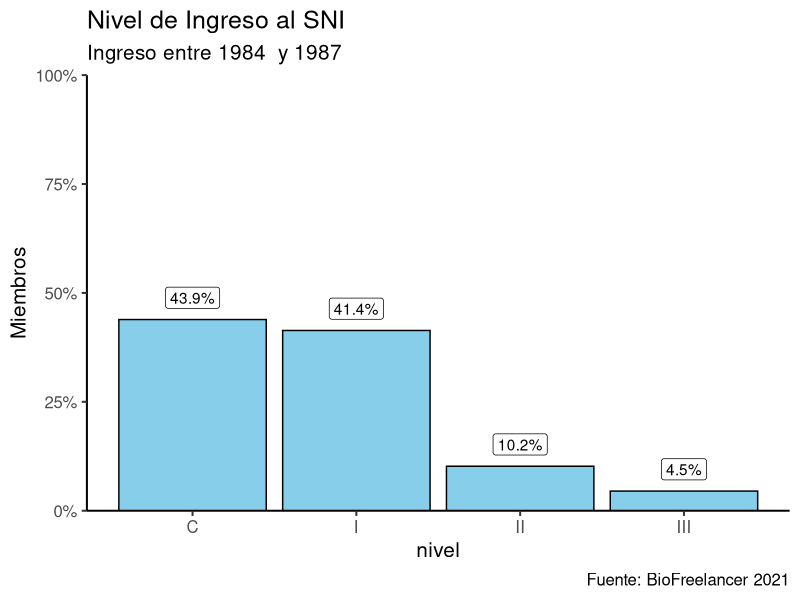

Here is the R script that generated this plot:
## ---- chunk 1
library("dplyr")
library("ggplot2")
library("scales")

inicio <- 1984
fin <- 1987

# cargar data
comienzos <- read.csv( file = "inicios_SNI.csv" )

# data handling
filtrado <- comienzos %>%
  filter( anio >= inicio,
          anio <= fin ) %>%
  group_by( nivel ) %>%
  summarize( miembros = n() ) %>%
  mutate( proporcion = miembros / sum(miembros) ) %>%
  mutate( etiqueta = percent( proporcion ) )

## ---- chunk 2
graficadora_barras <- function( inicio, fin) {
  
  # Generamos un subtitulo
  sub <- paste( "Ingreso entre", inicio, " y", fin )
  
  # Listo ! Graficamos barras base
  ggplot( data = filtrado,
          mapping = aes( x = nivel,
                         y = proporcion ) ) +
    # background_image( bg_image) +  
    geom_col( color = "black",
              fill = "skyblue" ) +
    geom_label( mapping = aes( label = etiqueta ),
                nudge_y = 0.05 ) +
    scale_y_continuous( limits = c(0,1),
                        labels = percent,
                        expand = c(0,0) ) +
    scale_x_continuous( breaks = 0:3,
                        labels = c("C", "I", "II", "III") ) +
    labs( title = "Nivel de Ingreso al SNI",
          subtitle = sub,
          y = "Miembros",
          caption = "Fuente: BioFreelancer 2021" ) +
    theme_classic( base_size = 15 )
}
## ---- chunk 3
knitr::kable( x = filtrado,
              caption = paste("Niveles de ingreso al SNI", inicio, "-", fin) )

graficadora_barras( inicio = inicio, fin = fin)
